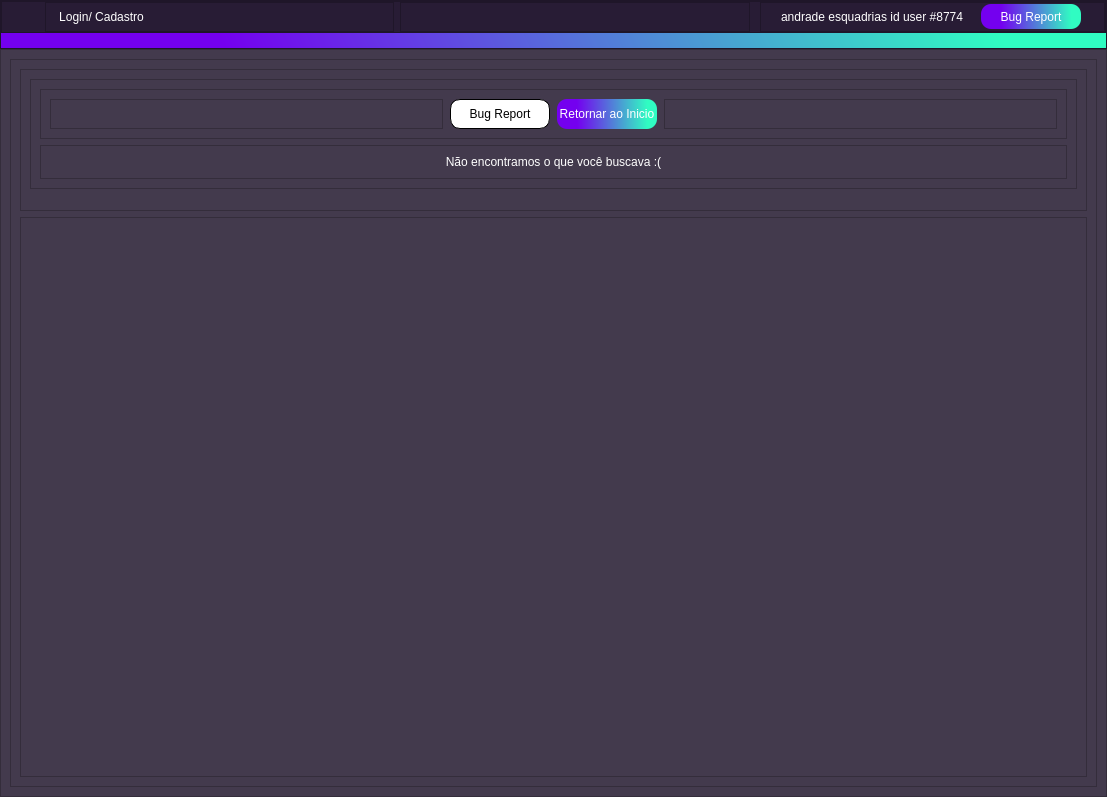
<?xml version="1.0" encoding="UTF-8"?>
<ui version="4.0">
 <class>Form</class>
 <widget class="QWidget" name="Form">
  <property name="geometry">
   <rect>
    <x>0</x>
    <y>0</y>
    <width>1107</width>
    <height>617</height>
   </rect>
  </property>
  <property name="windowTitle">
   <string>404</string>
  </property>
  <property name="windowIcon">
   <iconset resource="source.qrc">
    <normaloff>:/iconteste/icons/Ativo 16@2x.png</normaloff>:/iconteste/icons/Ativo 16@2x.png</iconset>
  </property>
  <property name="styleSheet">
   <string notr="true">background-color:#433A4D;
color:white;</string>
  </property>
  <layout class="QVBoxLayout" name="verticalLayout_5">
   <property name="spacing">
    <number>0</number>
   </property>
   <property name="leftMargin">
    <number>0</number>
   </property>
   <property name="topMargin">
    <number>0</number>
   </property>
   <property name="rightMargin">
    <number>0</number>
   </property>
   <property name="bottomMargin">
    <number>0</number>
   </property>
   <item>
    <widget class="QFrame" name="frame_3">
     <property name="minimumSize">
      <size>
       <width>0</width>
       <height>0</height>
      </size>
     </property>
     <property name="maximumSize">
      <size>
       <width>16777215</width>
       <height>60</height>
      </size>
     </property>
     <property name="styleSheet">
      <string notr="true">background-color: #281c35;
color:#fff;</string>
     </property>
     <property name="frameShape">
      <enum>QFrame::StyledPanel</enum>
     </property>
     <property name="frameShadow">
      <enum>QFrame::Raised</enum>
     </property>
     <layout class="QVBoxLayout" name="verticalLayout_3">
      <property name="spacing">
       <number>0</number>
      </property>
      <property name="leftMargin">
       <number>0</number>
      </property>
      <property name="topMargin">
       <number>0</number>
      </property>
      <property name="rightMargin">
       <number>0</number>
      </property>
      <property name="bottomMargin">
       <number>0</number>
      </property>
      <item>
       <widget class="QFrame" name="frame_12">
        <property name="frameShape">
         <enum>QFrame::StyledPanel</enum>
        </property>
        <property name="frameShadow">
         <enum>QFrame::Raised</enum>
        </property>
        <layout class="QHBoxLayout" name="horizontalLayout_3">
         <property name="leftMargin">
          <number>6</number>
         </property>
         <property name="topMargin">
          <number>0</number>
         </property>
         <property name="rightMargin">
          <number>0</number>
         </property>
         <property name="bottomMargin">
          <number>0</number>
         </property>
         <item>
          <widget class="QFrame" name="frame_2">
           <property name="minimumSize">
            <size>
             <width>31</width>
             <height>30</height>
            </size>
           </property>
           <property name="maximumSize">
            <size>
             <width>31</width>
             <height>30</height>
            </size>
           </property>
           <property name="styleSheet">
            <string notr="true">border-image: url(:/iconteste/icons/ba812f4a-b112-4fa5-96d0-dccd574e3a86.jpg);
border-radius:15px;</string>
           </property>
           <property name="frameShape">
            <enum>QFrame::StyledPanel</enum>
           </property>
           <property name="frameShadow">
            <enum>QFrame::Raised</enum>
           </property>
           <layout class="QGridLayout" name="gridLayout_3">
            <property name="leftMargin">
             <number>0</number>
            </property>
            <property name="topMargin">
             <number>0</number>
            </property>
            <property name="rightMargin">
             <number>0</number>
            </property>
            <property name="bottomMargin">
             <number>0</number>
            </property>
            <property name="spacing">
             <number>0</number>
            </property>
           </layout>
          </widget>
         </item>
         <item>
          <widget class="QFrame" name="frame_4">
           <property name="frameShape">
            <enum>QFrame::StyledPanel</enum>
           </property>
           <property name="frameShadow">
            <enum>QFrame::Raised</enum>
           </property>
           <layout class="QVBoxLayout" name="verticalLayout">
            <property name="spacing">
             <number>0</number>
            </property>
            <property name="leftMargin">
             <number>0</number>
            </property>
            <property name="topMargin">
             <number>0</number>
            </property>
            <property name="rightMargin">
             <number>0</number>
            </property>
            <property name="bottomMargin">
             <number>0</number>
            </property>
            <item>
             <widget class="QPushButton" name="Logincadastro">
              <property name="minimumSize">
               <size>
                <width>111</width>
                <height>25</height>
               </size>
              </property>
              <property name="maximumSize">
               <size>
                <width>110</width>
                <height>16777215</height>
               </size>
              </property>
              <property name="styleSheet">
               <string notr="true">QPushButton{
border:0px;
border-radius:12px;
}
QPushButton::hover
{

background-color:#403749

}
QPushButton::pressed
{
border-style: outset;
border-width: 3px;
border-color: #30fcc2;
background-color:625f66
}
</string>
              </property>
              <property name="text">
               <string>Login/ Cadastro</string>
              </property>
              <property name="icon">
               <iconset resource="source.qrc">
                <normaloff>:/iconteste/icons/user.png</normaloff>:/iconteste/icons/user.png</iconset>
              </property>
             </widget>
            </item>
           </layout>
          </widget>
         </item>
         <item>
          <widget class="QFrame" name="frame_5">
           <property name="frameShape">
            <enum>QFrame::StyledPanel</enum>
           </property>
           <property name="frameShadow">
            <enum>QFrame::Raised</enum>
           </property>
          </widget>
         </item>
         <item alignment="Qt::AlignRight">
          <widget class="QFrame" name="frame_13">
           <property name="frameShape">
            <enum>QFrame::StyledPanel</enum>
           </property>
           <property name="frameShadow">
            <enum>QFrame::Raised</enum>
           </property>
           <layout class="QHBoxLayout" name="horizontalLayout">
            <property name="spacing">
             <number>0</number>
            </property>
            <property name="leftMargin">
             <number>20</number>
            </property>
            <property name="topMargin">
             <number>0</number>
            </property>
            <property name="rightMargin">
             <number>23</number>
            </property>
            <property name="bottomMargin">
             <number>0</number>
            </property>
            <item>
             <widget class="QLabel" name="label_2">
              <property name="minimumSize">
               <size>
                <width>200</width>
                <height>0</height>
               </size>
              </property>
              <property name="maximumSize">
               <size>
                <width>200</width>
                <height>30</height>
               </size>
              </property>
              <property name="text">
               <string>andrade esquadrias id user #8774</string>
              </property>
             </widget>
            </item>
            <item>
             <widget class="QPushButton" name="bugreport">
              <property name="minimumSize">
               <size>
                <width>100</width>
                <height>0</height>
               </size>
              </property>
              <property name="maximumSize">
               <size>
                <width>96</width>
                <height>25</height>
               </size>
              </property>
              <property name="styleSheet">
               <string notr="true">


QPushButton{
border:1px;
background-color: qlineargradient(spread:pad, x1:0.0227727, y1:0.557, x2:1, y2:0.551, stop:0.181818 rgba(116, 0, 239, 255), stop:0.903409 rgba(48, 252, 194, 255));
border-radius:10px;
}
QPushButton::hover
{


border-width: 2px;

border-color: black;

}
QPushButton::pressed
{
border-style: outset;
border-width: 3px;
border-color: #30fcc2;
}
</string>
              </property>
              <property name="text">
               <string>Bug Report</string>
              </property>
             </widget>
            </item>
           </layout>
          </widget>
         </item>
        </layout>
       </widget>
      </item>
      <item>
       <widget class="QLabel" name="label_24">
        <property name="minimumSize">
         <size>
          <width>0</width>
          <height>15</height>
         </size>
        </property>
        <property name="maximumSize">
         <size>
          <width>16777215</width>
          <height>15</height>
         </size>
        </property>
        <property name="styleSheet">
         <string notr="true">background-color: qlineargradient(spread:pad, x1:0.0227727, y1:0.557, x2:1, y2:0.551, stop:0.181818 rgba(116, 0, 239, 255), stop:0.903409 rgba(48, 252, 194, 255));</string>
        </property>
        <property name="text">
         <string/>
        </property>
       </widget>
      </item>
     </layout>
    </widget>
   </item>
   <item>
    <widget class="QFrame" name="frame_11">
     <property name="frameShape">
      <enum>QFrame::StyledPanel</enum>
     </property>
     <property name="frameShadow">
      <enum>QFrame::Raised</enum>
     </property>
     <layout class="QGridLayout" name="gridLayout">
      <item row="0" column="0">
       <widget class="QFrame" name="frame_8">
        <property name="frameShape">
         <enum>QFrame::StyledPanel</enum>
        </property>
        <property name="frameShadow">
         <enum>QFrame::Raised</enum>
        </property>
        <layout class="QVBoxLayout" name="verticalLayout_4">
         <item>
          <widget class="QFrame" name="frame_22">
           <property name="frameShape">
            <enum>QFrame::StyledPanel</enum>
           </property>
           <property name="frameShadow">
            <enum>QFrame::Raised</enum>
           </property>
           <layout class="QVBoxLayout" name="verticalLayout_7">
            <property name="spacing">
             <number>6</number>
            </property>
            <item>
             <widget class="QFrame" name="frame_6">
              <property name="frameShape">
               <enum>QFrame::StyledPanel</enum>
              </property>
              <property name="frameShadow">
               <enum>QFrame::Raised</enum>
              </property>
              <layout class="QVBoxLayout" name="verticalLayout_8">
               <item>
                <widget class="QFrame" name="frame_23">
                 <property name="frameShape">
                  <enum>QFrame::StyledPanel</enum>
                 </property>
                 <property name="frameShadow">
                  <enum>QFrame::Raised</enum>
                 </property>
                 <layout class="QHBoxLayout" name="horizontalLayout_9">
                  <property name="spacing">
                   <number>7</number>
                  </property>
                  <item>
                   <widget class="QFrame" name="frame_14">
                    <property name="frameShape">
                     <enum>QFrame::StyledPanel</enum>
                    </property>
                    <property name="frameShadow">
                     <enum>QFrame::Raised</enum>
                    </property>
                   </widget>
                  </item>
                  <item>
                   <widget class="QPushButton" name="pushButton_7">
                    <property name="minimumSize">
                     <size>
                      <width>100</width>
                      <height>30</height>
                     </size>
                    </property>
                    <property name="maximumSize">
                     <size>
                      <width>100</width>
                      <height>30</height>
                     </size>
                    </property>
                    <property name="styleSheet">
                     <string notr="true">
QPushButton{
border: 1px solid black;
border-radius: 10px;
background-color: white;
color:black;

}
QPushButton::hover
{


border-width: 2px;

border-color: black;

}
QPushButton::pressed
{
border-style: outset;
border-width: 3px;
border-color: #281c35;
}
</string>
                    </property>
                    <property name="text">
                     <string>Bug Report</string>
                    </property>
                   </widget>
                  </item>
                  <item>
                   <widget class="QPushButton" name="pushButton_8">
                    <property name="minimumSize">
                     <size>
                      <width>100</width>
                      <height>30</height>
                     </size>
                    </property>
                    <property name="maximumSize">
                     <size>
                      <width>100</width>
                      <height>30</height>
                     </size>
                    </property>
                    <property name="styleSheet">
                     <string notr="true">


QPushButton{
border:1px;
background-color: qlineargradient(spread:pad, x1:0.0227727, y1:0.557, x2:1, y2:0.551, stop:0.181818 rgba(116, 0, 239, 255), stop:0.903409 rgba(48, 252, 194, 255));
border-radius:10px;
}
QPushButton::hover
{


border-width: 2px;

border-color: black;

}
QPushButton::pressed
{
border-style: outset;
border-width: 3px;
border-color: #30fcc2;
}
</string>
                    </property>
                    <property name="text">
                     <string>Retornar ao Inicio</string>
                    </property>
                   </widget>
                  </item>
                  <item>
                   <widget class="QFrame" name="frame_15">
                    <property name="frameShape">
                     <enum>QFrame::StyledPanel</enum>
                    </property>
                    <property name="frameShadow">
                     <enum>QFrame::Raised</enum>
                    </property>
                   </widget>
                  </item>
                 </layout>
                </widget>
               </item>
               <item>
                <widget class="QFrame" name="frame_7">
                 <property name="frameShape">
                  <enum>QFrame::StyledPanel</enum>
                 </property>
                 <property name="frameShadow">
                  <enum>QFrame::Raised</enum>
                 </property>
                 <layout class="QVBoxLayout" name="verticalLayout_6">
                  <item>
                   <widget class="QLabel" name="label_5">
                    <property name="styleSheet">
                     <string notr="true">font: 16pt &quot;MS Shell Dlg 2&quot;;</string>
                    </property>
                    <property name="text">
                     <string>Não encontramos o que você buscava :(</string>
                    </property>
                    <property name="alignment">
                     <set>Qt::AlignCenter</set>
                    </property>
                   </widget>
                  </item>
                 </layout>
                </widget>
               </item>
              </layout>
             </widget>
            </item>
            <item>
             <widget class="QFrame" name="frame_10">
              <property name="frameShape">
               <enum>QFrame::StyledPanel</enum>
              </property>
              <property name="frameShadow">
               <enum>QFrame::Raised</enum>
              </property>
             </widget>
            </item>
            <item>
             <widget class="QFrame" name="frame_9">
              <property name="frameShape">
               <enum>QFrame::StyledPanel</enum>
              </property>
              <property name="frameShadow">
               <enum>QFrame::Raised</enum>
              </property>
             </widget>
            </item>
           </layout>
          </widget>
         </item>
         <item>
          <widget class="QFrame" name="frame">
           <property name="frameShape">
            <enum>QFrame::StyledPanel</enum>
           </property>
           <property name="frameShadow">
            <enum>QFrame::Raised</enum>
           </property>
           <layout class="QVBoxLayout" name="verticalLayout_2">
            <property name="bottomMargin">
             <number>199</number>
            </property>
            <item>
             <widget class="QLabel" name="label_4">
              <property name="minimumSize">
               <size>
                <width>550</width>
                <height>350</height>
               </size>
              </property>
              <property name="styleSheet">
               <string notr="true">image: url(:/iconteste/icons/404.png);</string>
              </property>
              <property name="text">
               <string/>
              </property>
             </widget>
            </item>
           </layout>
          </widget>
         </item>
        </layout>
       </widget>
      </item>
     </layout>
    </widget>
   </item>
  </layout>
 </widget>
 <resources>
  <include location="source.qrc"/>
 </resources>
 <connections/>
</ui>
